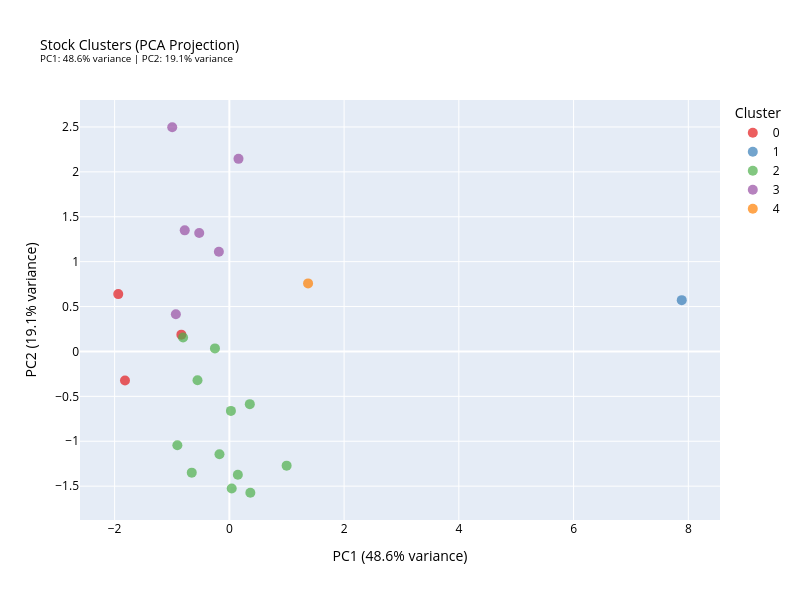

Notebook code for this chart:
### Code cell
pca_df["ticker"] = pca_df.index

fig_pca = px.scatter(
    pca_df,
    x="PC1",
    y="PC2",
    color=pca_df["cluster"].astype(str),
    category_orders={"color": [str(i) for i in sorted(pca_df["cluster"].unique())]},
    hover_name="ticker",
    hover_data={
        "PC1": ":.3f",
        "PC2": ":.3f",
        "cluster": True,
        "ticker": False
    },
    title=f"Stock Clusters (PCA Projection)<br>"
          f"<sup>PC1: {pca.explained_variance_ratio_[0]:.1%} variance | "
          f"PC2: {pca.explained_variance_ratio_[1]:.1%} variance</sup>",
    labels={
        "PC1": f"PC1 ({pca.explained_variance_ratio_[0]:.1%} variance)",
        "PC2": f"PC2 ({pca.explained_variance_ratio_[1]:.1%} variance)",
        "color": "Cluster"
    },
    color_discrete_sequence=px.colors.qualitative.Set1
)

fig_pca.update_traces(marker=dict(size=10, opacity=0.7))
fig_pca.update_layout(
    width=800,
    height=600,
    title_font_size=14,
    legend_title="Cluster",
    font=dict(color='black')
)
fig_pca.show()

### Figure 1 — Plotly figure (JSON) as saved in the notebook; plotly's stock layout.template omitted (floating-point values rounded to 4 significant figures)
{"data": [{"customdata": [[0, "BATZ"], [0, "NATB"], [0, "REIZ"]], "hovertemplate": "<b>%{hovertext}</b><br><br>Cluster=0<br>PC1 (48.6% variance)=%{x:.3f}<br>PC2 (19.1% variance)=%{y:.3f}<br>cluster=%{customdata[0]}<extra></extra>", "hovertext": ["BATZ", "NATB", "REIZ"], "legendgroup": "0", "marker": {"color": "rgb(228,26,28)", "opacity": 0.7, "size": 10, "symbol": "circle"}, "mode": "markers", "name": "0", "orientation": "v", "showlegend": true, "type": "scatter", "x": [-0.8365, -1.819, -1.937], "xaxis": "x", "y": [0.187, -0.3231, 0.6387], "yaxis": "y"}, {"customdata": [[1, "DCZ"]], "hovertemplate": "<b>%{hovertext}</b><br><br>Cluster=1<br>PC1 (48.6% variance)=%{x:.3f}<br>PC2 (19.1% variance)=%{y:.3f}<br>cluster=%{customdata[0]}<extra></extra>", "hovertext": ["DCZ"], "legendgroup": "1", "marker": {"color": "rgb(55,126,184)", "opacity": 0.7, "size": 10, "symbol": "circle"}, "mode": "markers", "name": "1", "orientation": "v", "showlegend": true, "type": "scatter", "x": [7.886], "xaxis": "x", "y": [0.5714], "yaxis": "y"}, {"customdata": [[2, "AECI"], [2, "ATEL"], [2, "BATA"], [2, "CCAF"], [2, "MAFS"], [2, "PUMA"], [2, "SHOP"], [2, "ZCCM"], [2, "ZFCO"], [2, "ZMBF"], [2, "ZMFA"], [2, "ZMRE"]], "hovertemplate": "<b>%{hovertext}</b><br><br>Cluster=2<br>PC1 (48.6% variance)=%{x:.3f}<br>PC2 (19.1% variance)=%{y:.3f}<br>cluster=%{customdata[0]}<extra></extra>", "hovertext": ["AECI", "ATEL", "BATA", "CCAF", "MAFS", "PUMA", "SHOP", "ZCCM", "ZFCO", "ZMBF", "ZMFA", "ZMRE"], "legendgroup": "2", "marker": {"color": "rgb(77,175,74)", "opacity": 0.7, "size": 10, "symbol": "circle"}, "mode": "markers", "name": "2", "orientation": "v", "showlegend": true, "type": "scatter", "x": [0.3564, -0.2513, 0.148, -0.5551, -0.9062, 0.02727, 0.04119, -0.1725, 0.3657, -0.8067, 0.9984, -0.6553], "xaxis": "x", "y": [-0.5867, 0.03411, -1.374, -0.3214, -1.045, -0.6619, -1.527, -1.144, -1.573, 0.155, -1.272, -1.35], "yaxis": "y"}, {"customdata": [[3, "CECZ"], [3, "CHIL"], [3, "SCBL"], [3, "ZABR"], [3, "ZNCO"], [3, "ZSUG"]], "hovertemplate": "<b>%{hovertext}</b><br><br>Cluster=3<br>PC1 (48.6% variance)=%{x:.3f}<br>PC2 (19.1% variance)=%{y:.3f}<br>cluster=%{customdata[0]}<extra></extra>", "hovertext": ["CECZ", "CHIL", "SCBL", "ZABR", "ZNCO", "ZSUG"], "legendgroup": "3", "marker": {"color": "rgb(152,78,163)", "opacity": 0.7, "size": 10, "symbol": "circle"}, "mode": "markers", "name": "3", "orientation": "v", "showlegend": true, "type": "scatter", "x": [0.1592, -0.9958, -0.7777, -0.9325, -0.5253, -0.1828], "xaxis": "x", "y": [2.145, 2.497, 1.349, 0.4133, 1.319, 1.111], "yaxis": "y"}, {"customdata": [[4, "PMDZ"]], "hovertemplate": "<b>%{hovertext}</b><br><br>Cluster=4<br>PC1 (48.6% variance)=%{x:.3f}<br>PC2 (19.1% variance)=%{y:.3f}<br>cluster=%{customdata[0]}<extra></extra>", "hovertext": ["PMDZ"], "legendgroup": "4", "marker": {"color": "rgb(255,127,0)", "opacity": 0.7, "size": 10, "symbol": "circle"}, "mode": "markers", "name": "4", "orientation": "v", "showlegend": true, "type": "scatter", "x": [1.372], "xaxis": "x", "y": [0.7579], "yaxis": "y"}], "layout": {"font": {"color": "black"}, "height": 600, "legend": {"title": {"text": "Cluster"}, "tracegroupgap": 0}, "title": {"font": {"size": 14}, "text": "Stock Clusters (PCA Projection)<br><sup>PC1: 48.6% variance | PC2: 19.1% variance</sup>"}, "width": 800, "xaxis": {"anchor": "y", "domain": [0, 1], "title": {"text": "PC1 (48.6% variance)"}}, "yaxis": {"anchor": "x", "domain": [0, 1], "title": {"text": "PC2 (19.1% variance)"}}}}
